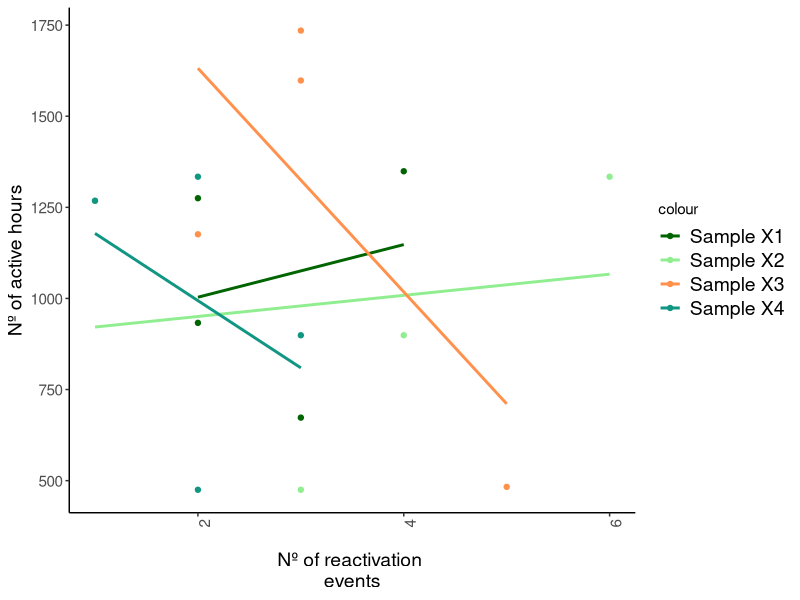
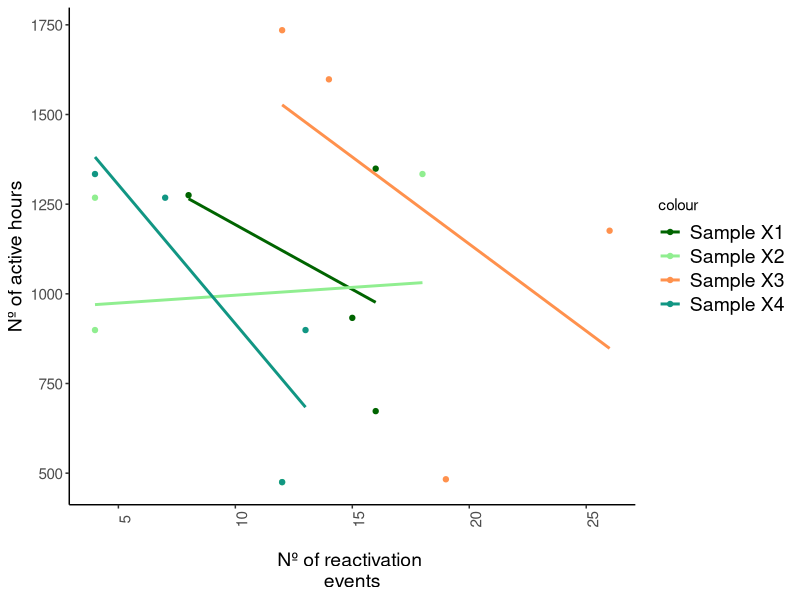
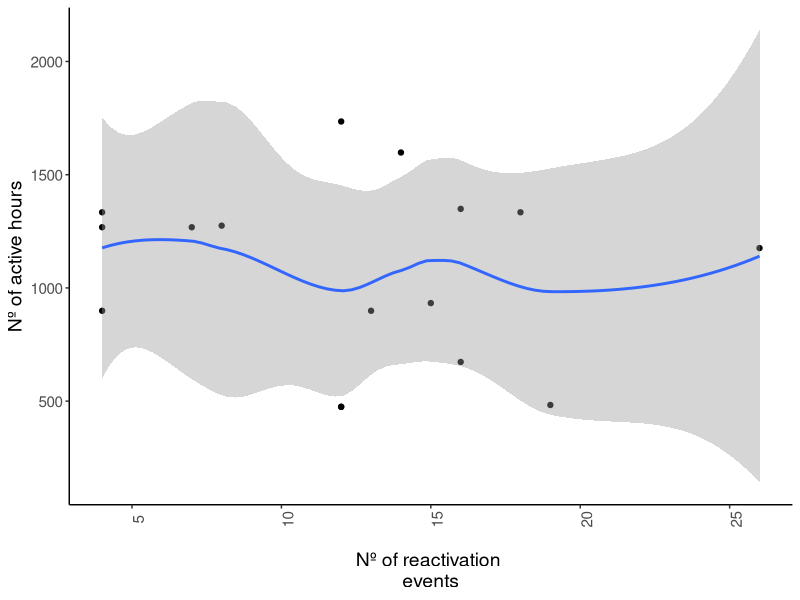
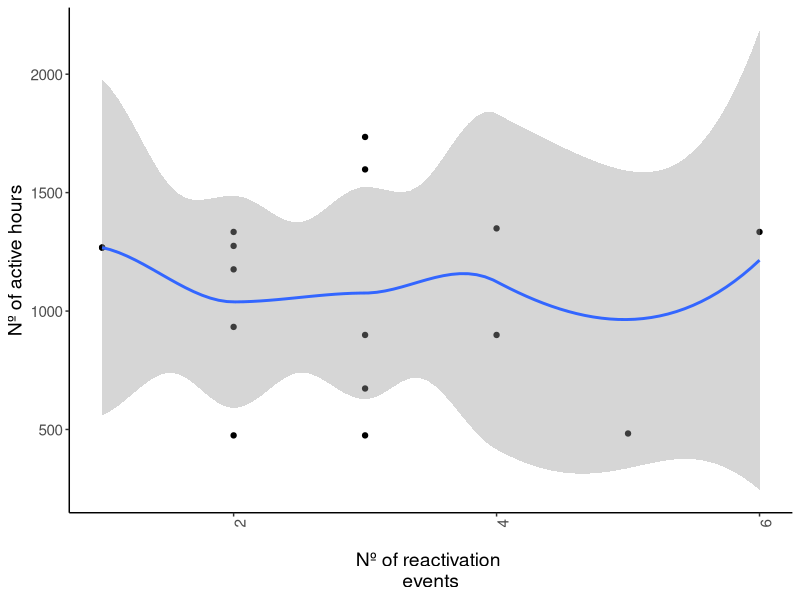
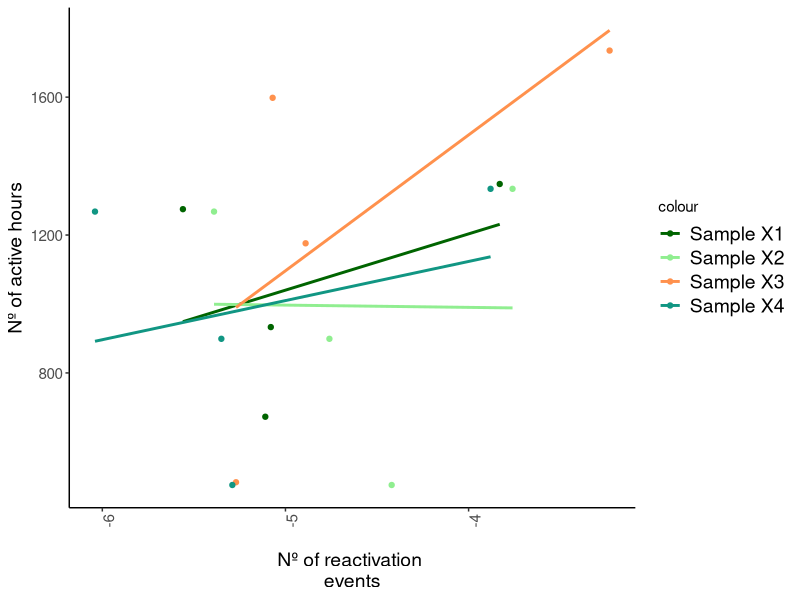
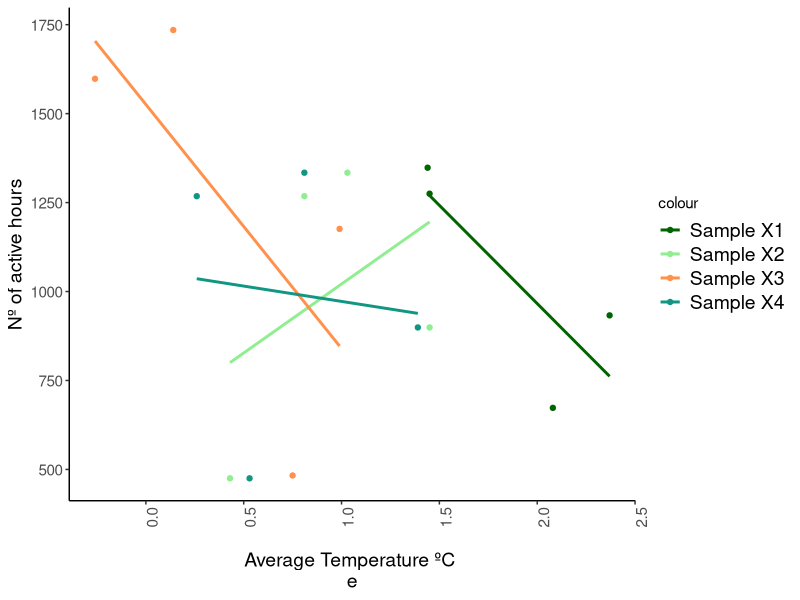
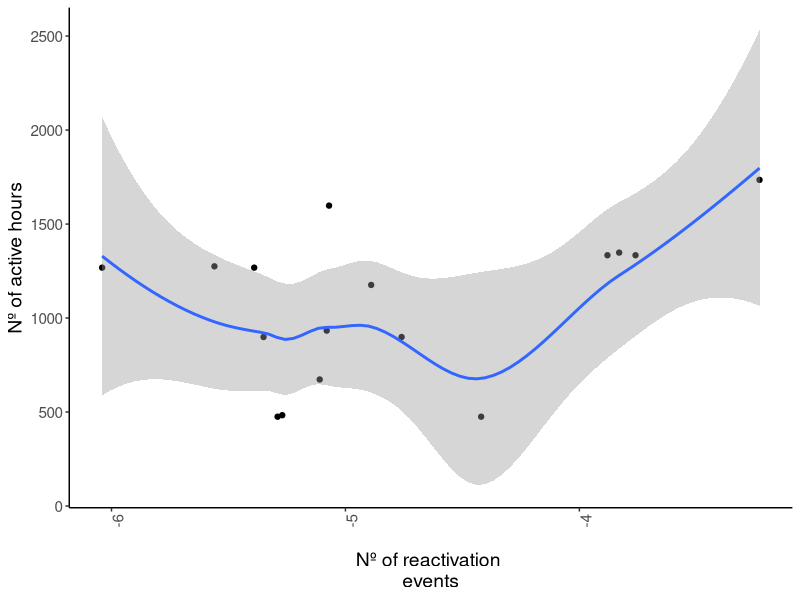
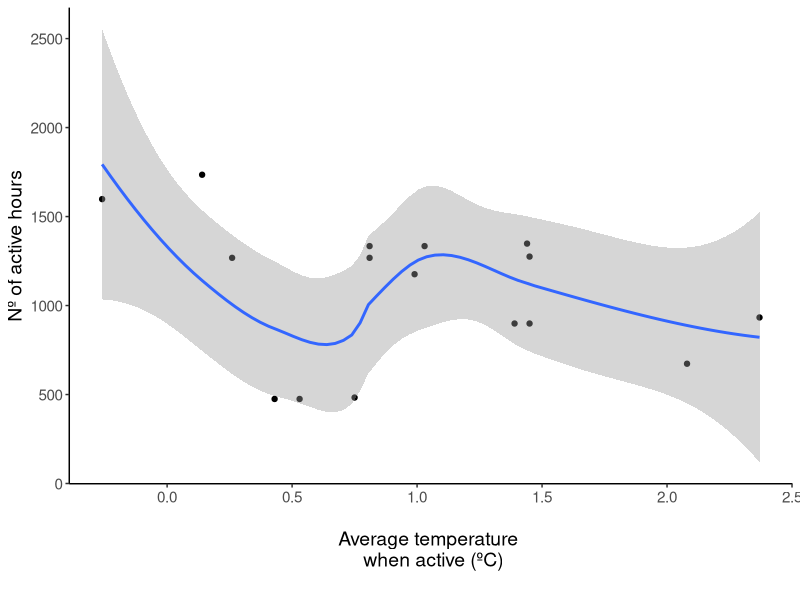

Reproduce these figures in R, in order.
## ---- chunk 1
setwd("~/Library/CloudStorage/OneDrive-UniversityofEdinburgh/dissertation/dissertation/dissertation")
## ---- chunk 2
library(skimr)  # summary
library(tidyverse)
library(lubridate)  # dates management
library(gridExtra)  # arrange plots
library(patchwork)  # combine plots
library(hms)  # use function as.Time()
library(openxlsx) # write.xlsx 
library(ggpubr)  # combine plots
## ---- chunk 3
theme_graphs_env_cond <- function(){
  theme_classic() +
  theme(axis.text.x = element_text(angle = 90))+
   theme(axis.text = element_text(size = 11),  # Adjust the size as needed
          axis.title = element_text(size = 14),
        legend.text = element_text(size=14))
  }
## ---- chunk 4
data_reactivation <- read_csv("reactivation_r.csv")

skimr::skim(data_reactivation)  # see a summary of the whole data
str(data_reactivation)  # see the structure of each variable
tail(data_reactivation)  # view the last 6 rows of data
head(data_reactivation)  # view the first 6 rows of data

## ---- chunk 5
data_reactivation_wide <- pivot_wider(data_reactivation,
                                      names_from = "sample",
                                      values_from = c("act_hours", "event_high", "events_low"))
## ---- chunk 6

(graph_correlation_events_low <- data_reactivation_wide %>% 
  ggplot()+
  geom_point(aes(events_low_X1, act_hours_X1, color = "Sample X1")) +  # Scatter plot for Sample X1
  geom_point(aes(events_low_X2, act_hours_X2, color = "Sample X2")) +  # Scatter plot for Sample X2
  geom_point(aes(events_low_X3, act_hours_X3, color = "Sample X3")) +  # Scatter plot for Sample X3
  geom_point(aes(events_low_X4, act_hours_X4, color = "Sample X4")) +  # Scatter plot for Sample X4
  geom_smooth(aes(x = events_low_X1, y = act_hours_X1, color = "Sample X1"), method = "lm", se = FALSE) +
  geom_smooth(aes(x = events_low_X2, y = act_hours_X2, color = "Sample X2"), method = "lm", se = FALSE) +
  geom_smooth(aes(x = events_low_X3, y = act_hours_X3, color = "Sample X3"), method = "lm", se = FALSE) +
  geom_smooth(aes(x = events_low_X4, y = act_hours_X4, color = "Sample X4"), method = "lm", se = FALSE) +
  labs(x = "\nNº of reactivation \nevents", y = "Nº of active hours") +  # Axis labels
  theme_graphs_env_cond() +  # Custom theme, assuming it's defined elsewhere
  scale_color_manual(values = c("Sample X1" = "darkgreen", "Sample X2" = "lightgreen", "Sample X3" = "#ff914d", "Sample X4" = "#119683")))  # Custom color scale

ggsave(filename = "graphs_correlation/graph_correlation_events_low.png", graph_correlation_events_low, device = "png")  # Save graph
## ---- chunk 7

(graph_correlation_events_high <- data_reactivation_wide %>% 
  ggplot()+
  geom_point(aes(event_high_X1, act_hours_X1, color = "Sample X1")) +  # Scatter plot for Sample X1
  geom_point(aes(event_high_X2, act_hours_X2, color = "Sample X2")) +  # Scatter plot for Sample X2
  geom_point(aes(event_high_X3, act_hours_X3, color = "Sample X3")) +  # Scatter plot for Sample X3
  geom_point(aes(event_high_X4, act_hours_X4, color = "Sample X4")) +  # Scatter plot for Sample X4
  geom_smooth(aes(x = event_high_X1, y = act_hours_X1, color = "Sample X1"), method = "lm", se = FALSE) +
  geom_smooth(aes(x = event_high_X2, y = act_hours_X2, color = "Sample X2"), method = "lm", se = FALSE) +
  geom_smooth(aes(x = event_high_X3, y = act_hours_X3, color = "Sample X3"), method = "lm", se = FALSE) +
  geom_smooth(aes(x = event_high_X4, y = act_hours_X4, color = "Sample X4"), method = "lm", se = FALSE) +
  labs(x = "\nNº of reactivation \nevents", y = "Nº of active hours") +  # Axis labels
  theme_graphs_env_cond() +  # Custom theme, assuming it's defined elsewhere
  scale_color_manual(values = c("Sample X1" = "darkgreen", "Sample X2" = "lightgreen", "Sample X3" = "#ff914d", "Sample X4" = "#119683")))  # Custom color scale

ggsave(filename = "graphs_correlation/graph_correlation_events_high.png", graph_correlation_events_high, device = "png")  # Save graph
## ---- chunk 8

(graph_correlation_events_high_total <- data_reactivation %>% 
  ggplot()+
  geom_point(aes(event_high, act_hours)) +  # Scatter plot for Sample X1
  geom_smooth(aes(x = event_high, y = act_hours, method = "lm", se = FALSE)) +
  labs(x = "\nNº of reactivation \nevents", y = "Nº of active hours") +  # Axis labels
  theme_graphs_env_cond())  # Custom theme, assuming it's defined elsewhere

ggsave(filename = "graphs_correlation/graph_correlation_events_high_total.png", graph_correlation_events_high_total, device = "png")  # Save graph
  
## ---- chunk 9

(graph_correlation_events_low_total <- data_reactivation %>% 
  ggplot()+
  geom_point(aes(events_low, act_hours)) +  # Scatter plot for Sample X1
  geom_smooth(aes(x = events_low, y = act_hours, method = "lm", se = FALSE)) +
  labs(x = "\nNº of reactivation \nevents", y = "Nº of active hours") +  # Axis labels
  theme_graphs_env_cond())  # Custom theme, assuming it's defined elsewhere

ggsave(filename = "graphs_correlation/graph_correlation_events_low_total.png", graph_correlation_events_low_total, device = "png")  # Save graph

## ---- chunk 10
corr_high_together <- cor.test(x = data_reactivation$event_high, y = data_reactivation$act_hours, method = 'spearman')
corr_high_together

corr_high_kendall_together <- cor.test(x = data_reactivation$event_high, y = data_reactivation$act_hours, method = 'kendall')
corr_high_kendall_together
#---
corr_low_together <- cor.test(x = data_reactivation$events_low, y = data_reactivation$act_hours, method = 'spearman')
corr_high_together

corr_low_kendall_together <- cor.test(x = data_reactivation$events_low, y = data_reactivation$act_hours, method = 'kendall')
corr_low_kendall_together
#---
corr_high_X1 <- cor.test(x = data_reactivation_wide$event_high_X1, y = data_reactivation_wide$act_hours_X1, method = 'spearman')
corr_high_X1

corr_high_kendall_X1 <- cor.test(x = data_reactivation_wide$event_high_X1, y = data_reactivation_wide$act_hours_X1, method = 'kendall')
corr_high_kendall_X1
#---
corr_high_X2 <- cor.test(x = data_reactivation_wide$event_high_X2, y = data_reactivation_wide$act_hours_X2, method = 'spearman')
corr_high_X2

corr_high_kendall_X2 <- cor.test(x = data_reactivation_wide$event_high_X2, y = data_reactivation_wide$act_hours_X2, method = 'kendall')
corr_high_kendall_X2
#---
corr_high_X3 <- cor.test(x = data_reactivation_wide$event_high_X3, y = data_reactivation_wide$act_hours_X3, method = 'spearman')
corr_high_X3

corr_high_kendall_X3 <- cor.test(x = data_reactivation_wide$event_high_X3, y = data_reactivation_wide$act_hours_X3, method = 'kendall')
corr_high_kendall_X3
#---
corr_high_X4 <- cor.test(x = data_reactivation_wide$event_high_X4, y = data_reactivation_wide$act_hours_X4, method = 'spearman')
corr_high_X1

corr_high_kendall_X4 <- cor.test(x = data_reactivation_wide$event_high_X4, y = data_reactivation_wide$act_hours_X4, method = 'kendall')
corr_high_kendall_X4

#---
corr_low_X1 <- cor.test(x = data_reactivation_wide$events_low_X1, y = data_reactivation_wide$act_hours_X1, method = 'spearman')
corr_low_X1

corr_low_kendall_X1 <- cor.test(x = data_reactivation_wide$events_low_X1, y = data_reactivation_wide$act_hours_X1, method = 'kendall')
corr_low_kendall_X1
#---
corr_low_X2 <- cor.test(x = data_reactivation_wide$events_low_X2, y = data_reactivation_wide$act_hours_X2, method = 'spearman')
corr_low_X2

corr_low_kendall_X2 <- cor.test(x = data_reactivation_wide$events_low_X2, y = data_reactivation_wide$act_hours_X2, method = 'kendall')
corr_low_kendall_X2
#---
corr_low_X3 <- cor.test(x = data_reactivation_wide$events_low_X3, y = data_reactivation_wide$act_hours_X3, method = 'spearman')
corr_low_X3

corr_low_kendall_X3 <- cor.test(x = data_reactivation_wide$events_low_X3, y = data_reactivation_wide$act_hours_X3, method = 'kendall')
corr_low_kendall_X3
#---
corr_low_X4 <- cor.test(x = data_reactivation_wide$events_low_X4, y = data_reactivation_wide$act_hours_X4, method = 'spearman')
corr_low_X1

corr_low_kendall_X4 <- cor.test(x = data_reactivation_wide$events_low_X4, y = data_reactivation_wide$act_hours_X4, method = 'kendall')
corr_low_kendall_X4

## ---- chunk 11
data_corr_temp <- read.xlsx("correlation_temp.xlsx")

data_corr_temp_wide <- pivot_wider(data_corr_temp,
                                      names_from = "sample",
                                      values_from = c("act_hours", "av_temp", "av_temp_act"))

## ---- chunk 12
(graph_correlation_temp <- data_corr_temp_wide %>% 
  ggplot()+
  geom_point(aes(av_temp_X1, act_hours_X1, color = "Sample X1")) +  # Scatter plot for Sample X1
  geom_point(aes(av_temp_X2, act_hours_X2, color = "Sample X2")) +  # Scatter plot for Sample X2
  geom_point(aes(av_temp_X3, act_hours_X3, color = "Sample X3")) +  # Scatter plot for Sample X3
  geom_point(aes(av_temp_X4, act_hours_X4, color = "Sample X4")) +  # Scatter plot for Sample X4
  geom_smooth(aes(x = av_temp_X1, y = act_hours_X1, color = "Sample X1"), method = "lm", se = FALSE) +
  geom_smooth(aes(x = av_temp_X2, y = act_hours_X2, color = "Sample X2"), method = "lm", se = FALSE) +
  geom_smooth(aes(x = av_temp_X3, y = act_hours_X3, color = "Sample X3"), method = "lm", se = FALSE) +
  geom_smooth(aes(x = av_temp_X4, y = act_hours_X4, color = "Sample X4"), method = "lm", se = FALSE) +
  labs(x = "\nNº of reactivation \nevents", y = "Nº of active hours") +  # Axis labels
  theme_graphs_env_cond() +  # Custom theme, assuming it's defined elsewhere
  scale_color_manual(values = c("Sample X1" = "darkgreen", "Sample X2" = "lightgreen", "Sample X3" = "#ff914d", "Sample X4" = "#119683")))  # Custom color scale

ggsave(filename = "graphs_correlation/graph_correlation_events_low_total.png", graph_correlation_events_low_total, device = "png")  # Save graph
## ---- chunk 13
(graph_correlation_temp_act <- data_corr_temp_wide %>% 
  ggplot()+
  geom_point(aes(av_temp_act_X1, act_hours_X1, color = "Sample X1")) +  # Scatter plot for Sample X1
  geom_point(aes(av_temp_act_X2, act_hours_X2, color = "Sample X2")) +  # Scatter plot for Sample X2
  geom_point(aes(av_temp_act_X3, act_hours_X3, color = "Sample X3")) +  # Scatter plot for Sample X3
  geom_point(aes(av_temp_act_X4, act_hours_X4, color = "Sample X4")) +  # Scatter plot for Sample X4
  geom_smooth(aes(x = av_temp_act_X1, y = act_hours_X1, color = "Sample X1"), method = "lm", se = FALSE) +
  geom_smooth(aes(x = av_temp_act_X2, y = act_hours_X2, color = "Sample X2"), method = "lm", se = FALSE) +
  geom_smooth(aes(x = av_temp_act_X3, y = act_hours_X3, color = "Sample X3"), method = "lm", se = FALSE) +
  geom_smooth(aes(x = av_temp_act_X4, y = act_hours_X4, color = "Sample X4"), method = "lm", se = FALSE) +
  labs(x = "\nAverage Temperature ºC \ne", y = "Nº of active hours") +  # Axis labels
  theme_graphs_env_cond() +  # Custom theme, assuming it's defined elsewhere
  scale_color_manual(values = c("Sample X1" = "darkgreen", "Sample X2" = "lightgreen", "Sample X3" = "#ff914d", "Sample X4" = "#119683")))  # Custom color scale

ggsave(filename = "graphs_correlation/graph_correlation_temp_act.png", graph_correlation_temp_act , device = "png")  # Save graph
## ---- chunk 14

(graph_correlation_temp_total <- data_corr_temp %>% 
  ggplot()+
  geom_point(aes(av_temp, act_hours)) +  # Scatter plot for Sample X1
  geom_smooth(aes(x = av_temp, y = act_hours, method = "lm", se = FALSE)) +
  labs(x = "\nNº of reactivation \nevents", y = "Nº of active hours") +  # Axis labels
  theme_graphs_env_cond())  # Custom theme, assuming it's defined elsewhere

## ---- chunk 15

(graph_correlation_temp_total <- data_corr_temp %>% 
  ggplot()+
  geom_point(aes(av_temp_act, act_hours)) +  # Scatter plot for Sample X1
  geom_smooth(aes(x = av_temp_act, y = act_hours, method = "lm", se = FALSE)) +
  labs(x = "\nAverage temperature \n when active (ºC)\n", y = "Nº of active hours") +  # Axis labels
  theme_graphs_env_cond() +  # Custom theme, assuming it's defined elsewhere
  theme(axis.text.x = element_text(angle = 0)))
## ---- chunk 16
# Active temperature
corr_active_together <- cor.test(x = data_corr_temp$av_temp_act, y = data_corr_temp$act_hours, method = 'spearman')
corr_active_together

corr_active_kendall_together <- cor.test(x = data_corr_temp$av_temp_act, y = data_corr_temp$act_hours, method = 'kendall')
corr_active_kendall_together
#---

# Measuring temperature
corr_measuring_together <- cor.test(x = data_corr_temp$av_temp, y = data_corr_temp$act_hours, method = 'spearman')
corr_measuring_together

corr_measuring_kendall_together <- cor.test(x = data_corr_temp$av_temp, y = data_corr_temp$act_hours, method = 'kendall')
corr_measuring_kendall_together
## ---- chunk 17
# Active 
#---
corr_high_X1 <- cor.test(x = data_corr_temp_wide$av_temp_act_X1, y = data_corr_temp_wide$act_hours_X1, method = 'spearman')
corr_high_X1

corr_high_kendall_X1 <- cor.test(x = data_corr_temp_wide$av_temp_act_X1, y = data_corr_temp_wide$act_hours_X1, method = 'kendall')
corr_high_kendall_X1
#---
corr_high_X2 <- cor.test(x = data_corr_temp_wide$av_temp_act_X2, y = data_corr_temp_wide$act_hours_X2, method = 'spearman')
corr_high_X2

corr_high_kendall_X2 <- cor.test(x = data_corr_temp_wide$av_temp_act_X2, y = data_corr_temp_wide$act_hours_X2, method = 'kendall')
corr_high_kendall_X2
#---
corr_high_X3 <- cor.test(x = data_corr_temp_wide$av_temp_act_X3, y = data_corr_temp_wide$act_hours_X3, method = 'spearman')
corr_high_X3

corr_high_kendall_X3 <- cor.test(x = data_corr_temp_wide$av_temp_act_X3, y = data_corr_temp_wide$act_hours_X3, method = 'kendall')
corr_high_kendall_X3
#---
corr_high_X4 <- cor.test(x = data_corr_temp_wide$av_temp_act_X4, y = data_corr_temp_wide$act_hours_X4, method = 'spearman')
corr_high_X4

corr_high_kendall_X4 <- cor.test(x = data_corr_temp_wide$av_temp_act_X4, y = data_corr_temp_wide$act_hours_X4, method = 'kendall')
corr_high_kendall_X4

# Measuring time
#---
corr_low_X1 <- cor.test(x = data_corr_temp_wide$av_temp_X1, y = data_corr_temp_wide$act_hours_X1, method = 'spearman')
corr_low_X1

corr_low_kendall_X1 <- cor.test(x = data_corr_temp_wide$av_temp_X1, y = data_corr_temp_wide$act_hours_X1, method = 'kendall')
corr_low_kendall_X1
#---
corr_low_X2 <- cor.test(x = data_corr_temp_wide$av_temp_X2, y = data_corr_temp_wide$act_hours_X2, method = 'spearman')
corr_low_X2

corr_low_kendall_X2 <- cor.test(x = data_corr_temp_wide$av_temp_X2, y = data_corr_temp_wide$act_hours_X2, method = 'kendall')
corr_low_kendall_X2
#---
corr_low_X3 <- cor.test(x = data_corr_temp_wide$av_temp_X3, y = data_corr_temp_wide$act_hours_X3, method = 'spearman')
corr_low_X3

corr_low_kendall_X3 <- cor.test(x = data_corr_temp_wide$av_temp_X3, y = data_corr_temp_wide$act_hours_X3, method = 'kendall')
corr_low_kendall_X3
#---
corr_low_X4 <- cor.test(x = data_corr_temp_wide$av_temp_X4, y = data_corr_temp_wide$act_hours_X4, method = 'spearman')
corr_low_X1

corr_low_kendall_X4 <- cor.test(x = data_corr_temp_wide$av_temp_X4, y = data_corr_temp_wide$act_hours_X4, method = 'kendall')
corr_low_kendall_X4

